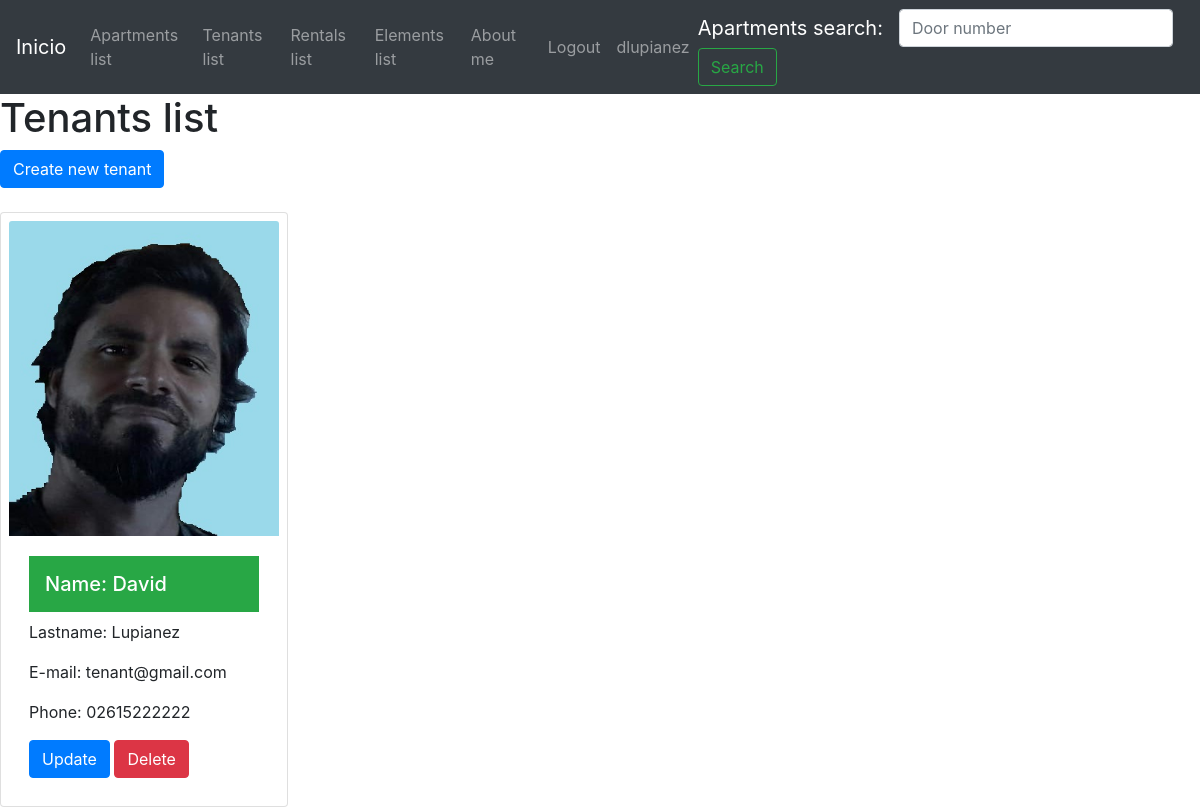
Page /tenants/tenants-list/ (signed in) on the earlier database version.
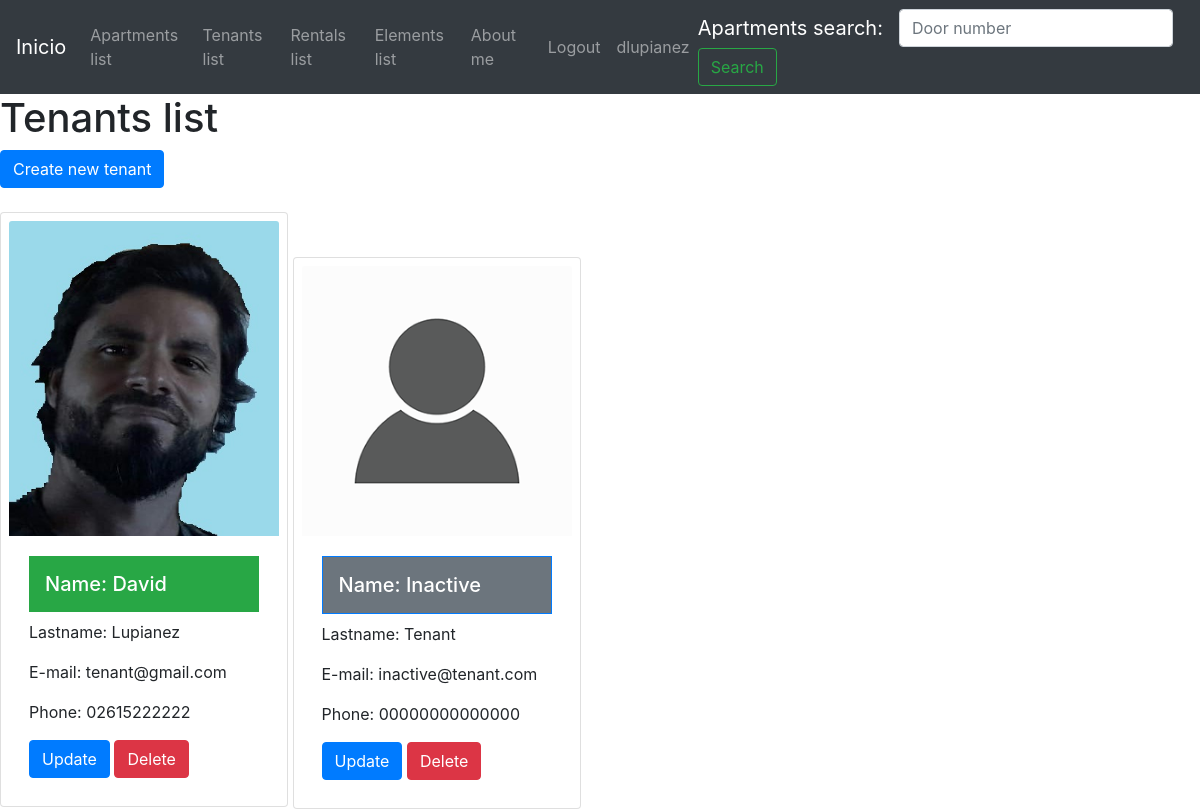
Same page on the later database version.
### tenants/models.py (models this page shows, shortened)
class Tenant(models.Model):
    name=models.CharField(max_length=50, null=False, blank=False)
    lastname=models.CharField(max_length=50, null=False, blank=False )
    email=models.EmailField(max_length=50, null=False, blank=False)
    phone=models.CharField(max_length=50, null=False, blank=False)
    is_active=models.BooleanField(default=True)
    tenant_picture = models.ImageField(upload_to='tenant_images', null=True, blank=True)

### tenants/views.py (the view)
# urls.py: path('tenants-list/', TenantsListView.as_view(), name='tenants_list'),
class TenantsListView(LoginRequiredMixin, ListView):
    model = Tenant
    template_name = 'tenants/tenants-list.html'

### templates/tenants/tenants-list.html (shortened to what this page needs)
{% extends 'base.html' %}
{% block content %}
    <h1>Tenants list</h1>
    {% if request.user.is_authenticated %}
        {% if request.user.is_superuser %}
            <a href="/tenants/tenant-create/" class="btn btn-primary">Create new tenant</a>
        {% endif %}
    {% endif %}
    <br><br>
    {% for tenant in object_list %}
        <div class="card d-inline-flex p-2" style="width: 18rem;">
            <img src="{{tenant.tenant_picture.url}}" class="card-img-top">
            <div class="card-body">
            {% if tenant.is_active %}
                <h5 class="card-title active p-3 mb-2 bg-success text-white">Name: {{tenant.name}}</h5>
            {% else %}
                <h5 class="list-group-item active p-3 mb-2 bg-secondary text-white">Name: {{tenant.name}}</h5>
            {% endif %}
            <p class="card-text">Lastname: {{tenant.lastname}}</p>
            <p class="card-text">E-mail: {{tenant.email}}</p>
            <p class="card-text">Phone: {{tenant.phone}}</p>
            {% if request.user.is_authenticated %}
                {% if request.user.is_superuser %}
                    <a href="/tenants/tenant-update/{{tenant.id}}" class="btn btn-primary">Update</a>
                    <a href="/tenants/tenant-delete/{{tenant.id}}" class="btn btn-danger">Delete</a>
                {% endif %}
            {% endif %}
        </div>
        </div>
    {% endfor %}
{% endblock %}

Differences in the rows shown:
added Tenant: tenant_picture (picture), name "Inactive", lastname "Tenant", email "inactive@tenant.com", phone "00000000000000"
